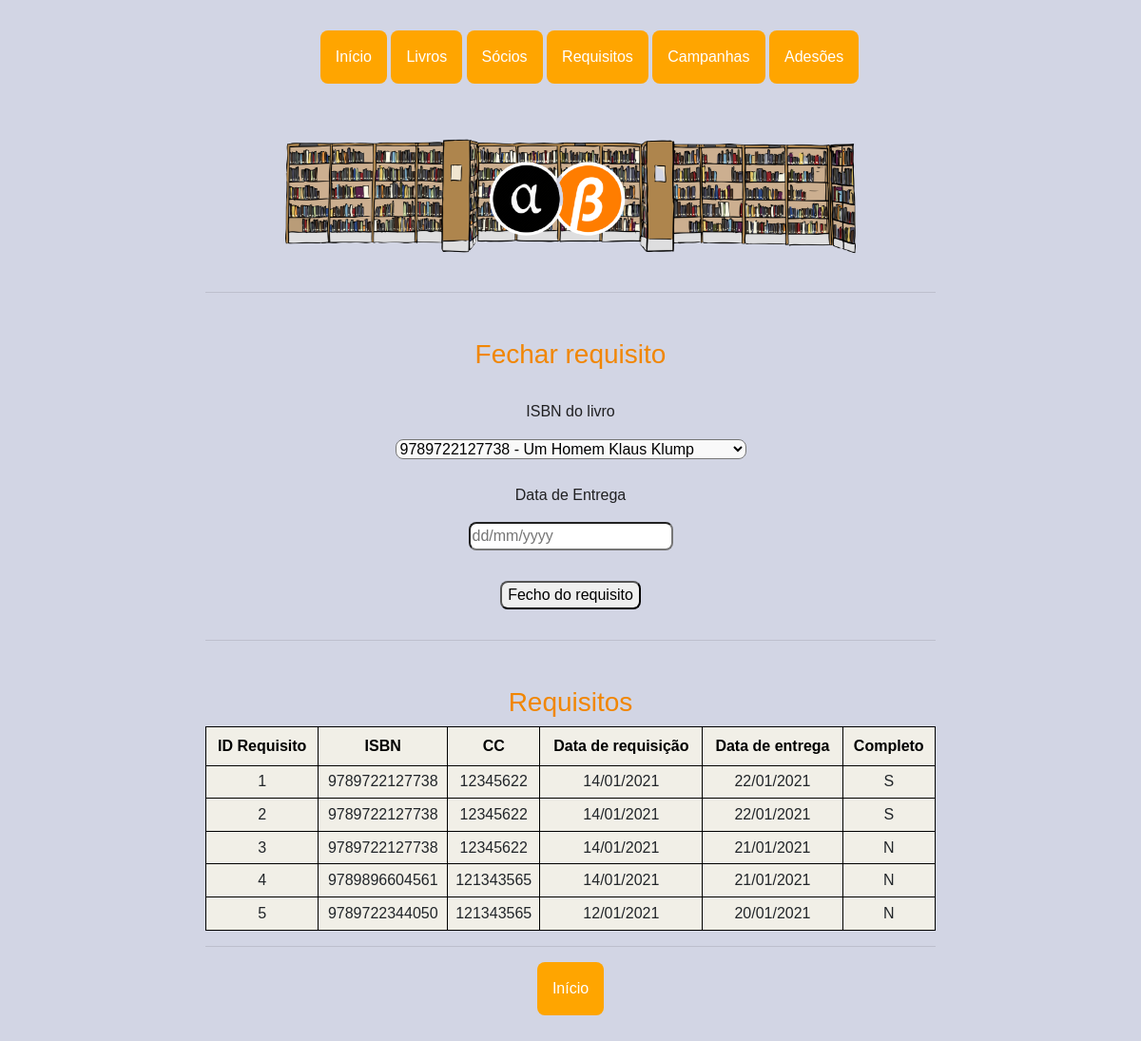
The page /compl_req on the database as committed earlier.
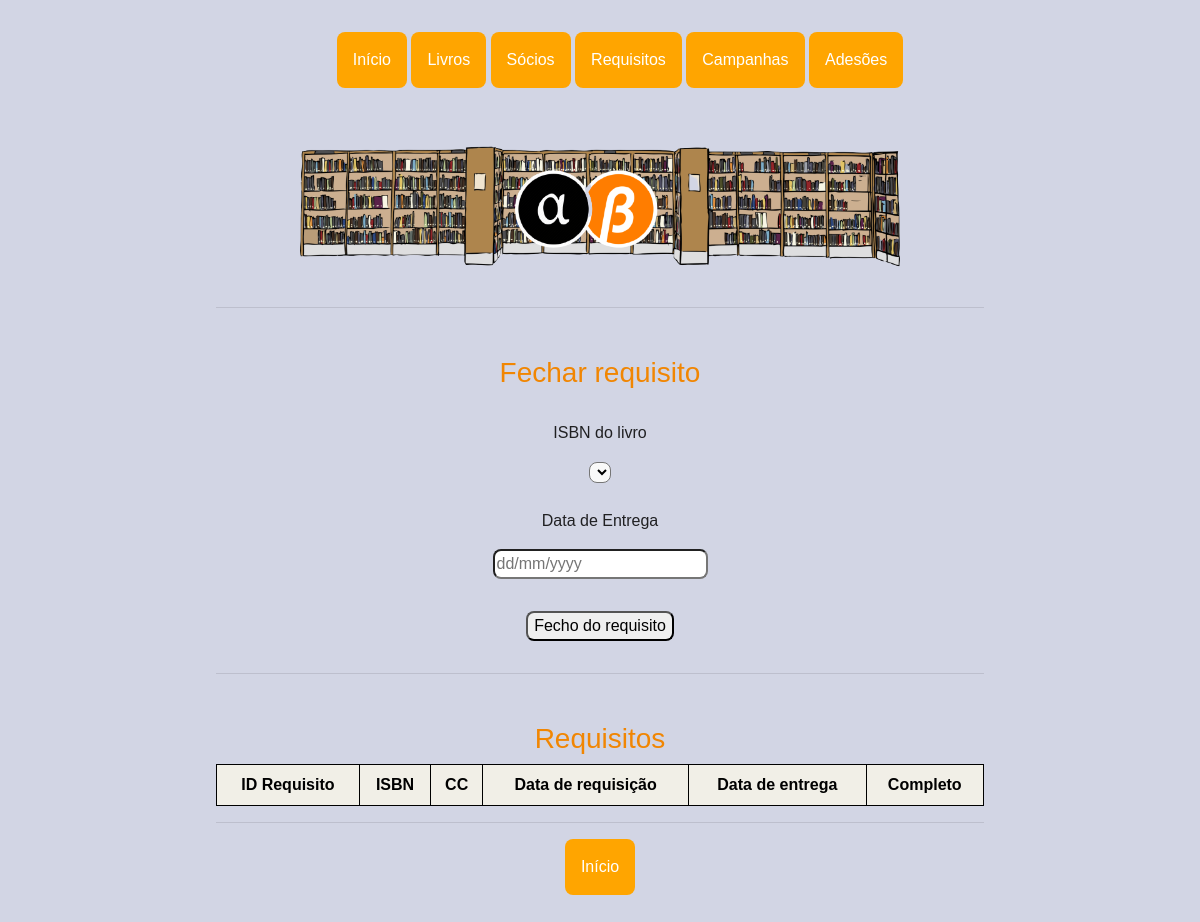
The same page on the database as committed later.
### app.py (models this page shows)
class Requisito(db.Model):
    __tablename__ = 'requisito'
    id_req = db.Column(db.Integer, primary_key=True)
    ISBN_req = db.Column(db.Integer, db.ForeignKey('livro.ISBN'))
    cc_req = db.Column(db.Integer, db.ForeignKey('socio.cc'))
    data_req = db.Column(db.String(10))
    data_entr = db.Column(db.String(10))
    completo = db.Column(db.String(1), default='S')

### app.py (the view)
@app.route('/compl_req', methods=['GET'])
def compl_req():
    reqs = Requisito.query.all()
    livros = db.session.query(Livro).filter_by(requisitado='S').all()
    return render_template('compl_req.html', reqs=reqs, livros=livros)

### templates/compl_req.html
{% extends "base.html"%} {%block title %}Fechar requisito - Biblioteca{%endblock%} {%block pic %}<img class="bgpic"
    src="{{ url_for('static', filename = 'imgs/bb.png') }}" alt="logo" />{%endblock%} {%block content%}
<h3>Fechar requisito</h3>
<form action="/compl_req2" method="post">
    <p>ISBN do livro</p>
    <select name="isbns" id="isbns">
        {% for livro in livros %}
        <option value="{{ livro.ISBN }}">{{livro.ISBN}} - {{livro.titulo}}</option>
        {% endfor %}
    </select>
    <p>Data de Entrega</p>
    <input type="text" id="dt_ent" name="dt_ent" required="required" class="dt_ent" placeholder="dd/mm/yyyy">
    <input type="submit" class="sub final" value="Fecho do requisito">
</form>
<hr />
<h3>Requisitos</h3>
<table style="width:100%" class="pure-table pure-table-horizontal">
    <tr>
        <th>ID Requisito</th>
        <th>ISBN</th>
        <th>CC</th>
        <th>Data de requisição</th>
        <th>Data de entrega</th>
        <th>Completo</th>
    </tr>
    {% for req in reqs %}
    <tr>
        <td>{{req.id_req}}</td>
        <td>{{req.ISBN_req}}</td>
        <td>{{req.cc_req}}</td>
        <td>{{req.data_req}}</td>
        <td>{{req.data_entr}}</td>
        <td>{{req.completo}}</td>
        {% endfor %}
</table>
<hr />
<div class="dropdown">
    <li><a href="/"><button class="dropbtn botoes ">Início</button></a>
    </li>
</div>
{%endblock%}

Rows that differ between the two databases and show on the page:
removed Requisito: id_req "1", ISBN_req "9789722127738", cc_req "12345622", data_req "14/01/2021", data_entr "22/01/2021", completo "S"
removed Requisito: id_req "2", ISBN_req "9789722127738", cc_req "12345622", data_req "14/01/2021", data_entr "22/01/2021", completo "S"
removed Requisito: id_req "3", ISBN_req "9789722127738", cc_req "12345622", data_req "14/01/2021", data_entr "21/01/2021", completo "N"
removed Requisito: id_req "4", ISBN_req "9789896604561", cc_req "121343565", data_req "14/01/2021", data_entr "21/01/2021", completo "N"
removed Requisito: id_req "5", ISBN_req "9789722344050", cc_req "121343565", data_req "12/01/2021", data_entr "20/01/2021", completo "N"
Other text that changed with them:
form field isbns: "9789722127738 - Um Homem Klaus Klump" → (not shown)
